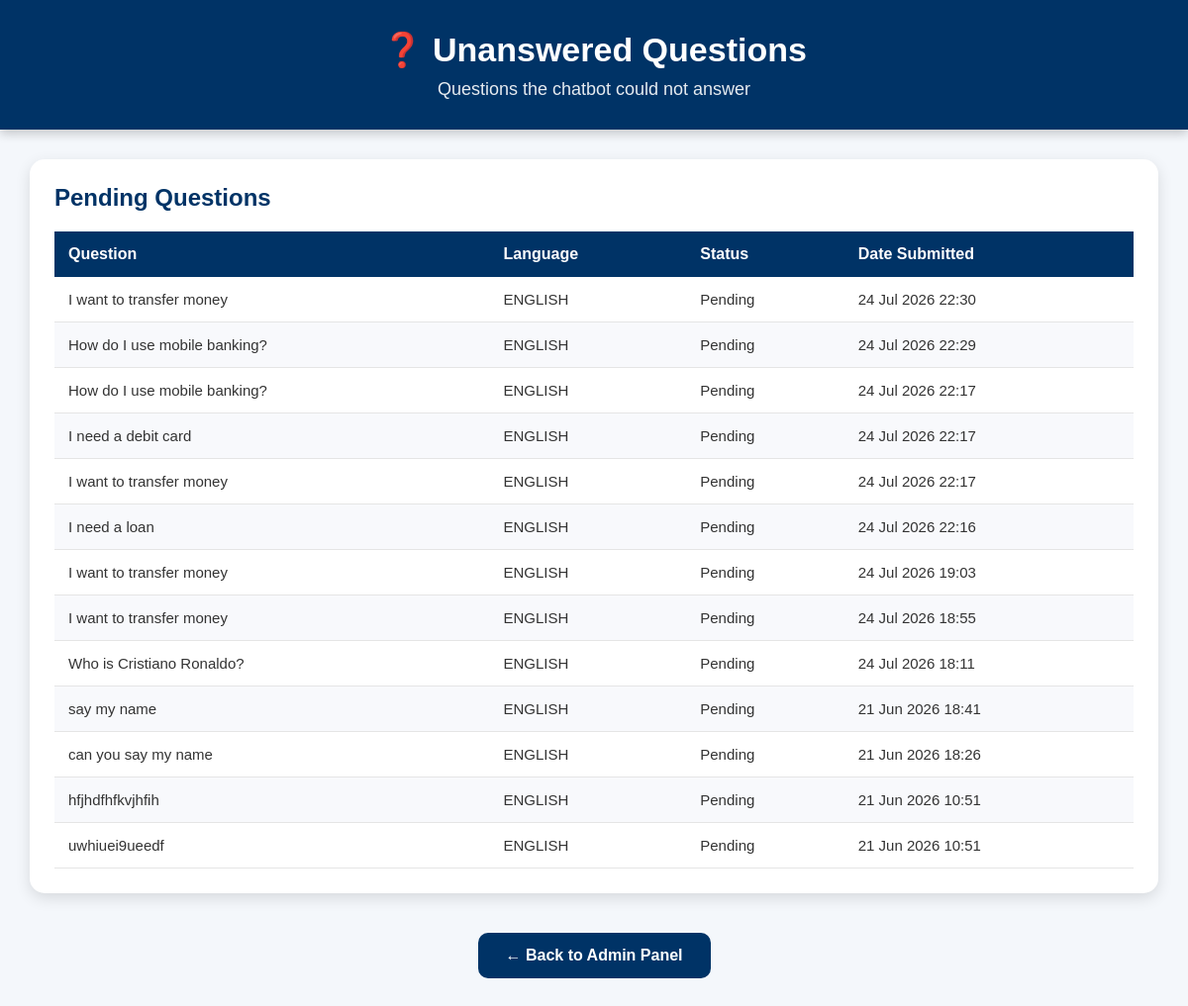
/unanswered/ (signed in), run on an earlier commit of the app's database.
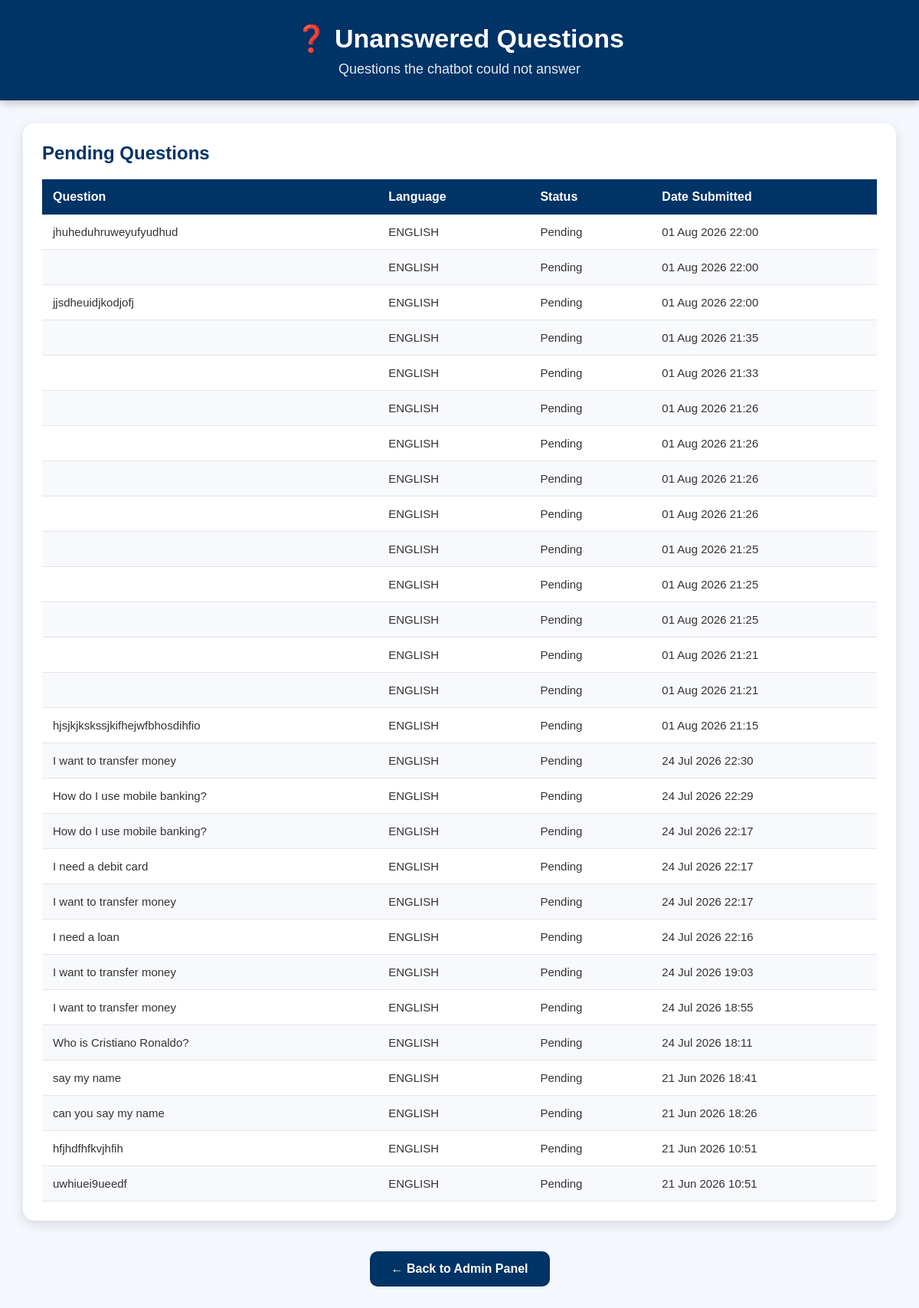
And on a later commit of the database.
### chatbot/models.py (models this page shows, shortened)
class UnansweredQuery(models.Model):
    question = models.TextField()
    language = models.CharField(max_length=20)
    date_submitted = models.DateTimeField(auto_now_add=True)
    status = models.CharField(max_length=20, default='Pending')

### chatbot/views.py (the view)
@login_required
def unanswered_questions(request):
    unanswered = UnansweredQuery.objects.order_by(
        "-date_submitted"
    )
    return render(
        request,
        "chatbot/unanswered_questions.html",
        {
            "unanswered": unanswered
        }
    )

### chatbot/templates/chatbot/unanswered_questions.html (shortened to what this page needs)
{% load static %}
<!DOCTYPE html>
<html lang="en">
<head>
<link rel="stylesheet"
href="{% static 'dashboard/css/dashboard.css' %}">
</head>
<body>
<div class="header">
<h1>
❓ Unanswered Questions
</h1>
<p>
Questions the chatbot could not answer
</p>
</div>
<div class="container">
<div class="chart-box">
<h2 class="section-title">
Pending Questions
</h2>
<table>
<thead>
<tr>
<th>Question</th>
<th>Language</th>
<th>Status</th>
<th>Date Submitted</th>
</tr>
</thead>
<tbody>
{% for item in unanswered %}
<tr>
<td>
{{ item.question }}
</td>
<td>
{{ item.language }}
</td>
<td>
{{ item.status }}
</td>
<td>
{{ item.date_submitted|date:"d M Y H:i" }}
</td>
</tr>
{% empty %}
<tr>
<td colspan="4">
No unanswered questions.
</td>
</tr>
{% endfor %}
</tbody>
</table>
</div>
<div class="footer">
<a href="{% url 'admin_panel' %}" class="btn">
← Back to Admin Panel
</a>
</div>
</div>
</body>
</html>

### dashboard/static/dashboard/css/dashboard.css (style rules this page uses)
* { margin:0; padding:0; box-sizing:border-box; }
body { font-family:Arial, Helvetica, sans-serif; background:#f4f7fb; color:#333; }
.header { background:#003366; color:white; text-align:center; padding:30px; box-shadow:0 4px 10px rgba(0,0,0,.2); }
.header h1 { font-size:34px; margin-bottom:10px; }
.header p { font-size:18px; opacity:.9; }
.container { width:95%; max-width:1500px; margin:30px auto; }
.section-title { color:#003366; margin-bottom:20px; font-size:24px; font-weight:bold; }
.chart-box { background:white; padding:25px; margin-bottom:30px; border-radius:15px; box-shadow:0 5px 15px rgba(0,0,0,.12); }
table { width:100%; border-collapse:collapse; margin-top:15px; background:white; }
table thead { background:#003366; color:white; }
table th { padding:14px; text-align:left; font-size:16px; }
table td { padding:14px; border-bottom:1px solid #e5e5e5; font-size:15px; }
table tbody tr:nth-child(even) { background:#f8f9fc; }
.footer { text-align:center; margin:40px 0; }
.btn { display:inline-block; padding:14px 28px; background:#003366; color:white; text-decoration:none; border-radius:10px; font-weight:bold; transition:.3s; }

What changed in the data, as far as the page shows it:
added UnansweredQuery: question "jhuheduhruweyufyudhud", language "ENGLISH", status "Pending", date_submitted "01 Aug 2026 22:00"
added UnansweredQuery: language "ENGLISH", status "Pending", date_submitted "01 Aug 2026 22:00"
added UnansweredQuery: question "jjsdheuidjkodjofj", language "ENGLISH", status "Pending", date_submitted "01 Aug 2026 22:00"
added UnansweredQuery: language "ENGLISH", status "Pending", date_submitted "01 Aug 2026 21:35"
added UnansweredQuery: language "ENGLISH", status "Pending", date_submitted "01 Aug 2026 21:33"
added UnansweredQuery: language "ENGLISH", status "Pending", date_submitted "01 Aug 2026 21:26"
added UnansweredQuery: language "ENGLISH", status "Pending", date_submitted "01 Aug 2026 21:26"
added UnansweredQuery: language "ENGLISH", status "Pending", date_submitted "01 Aug 2026 21:26"
added UnansweredQuery: language "ENGLISH", status "Pending", date_submitted "01 Aug 2026 21:26"
added UnansweredQuery: language "ENGLISH", status "Pending", date_submitted "01 Aug 2026 21:25"
added UnansweredQuery: language "ENGLISH", status "Pending", date_submitted "01 Aug 2026 21:25"
added UnansweredQuery: language "ENGLISH", status "Pending", date_submitted "01 Aug 2026 21:25"
added UnansweredQuery: language "ENGLISH", status "Pending", date_submitted "01 Aug 2026 21:21"
added UnansweredQuery: language "ENGLISH", status "Pending", date_submitted "01 Aug 2026 21:21"
added UnansweredQuery: question "hjsjkjkskssjkifhejwfbhosdihfio", language "ENGLISH", status "Pending", date_submitted "01 Aug 2026 21:15"
